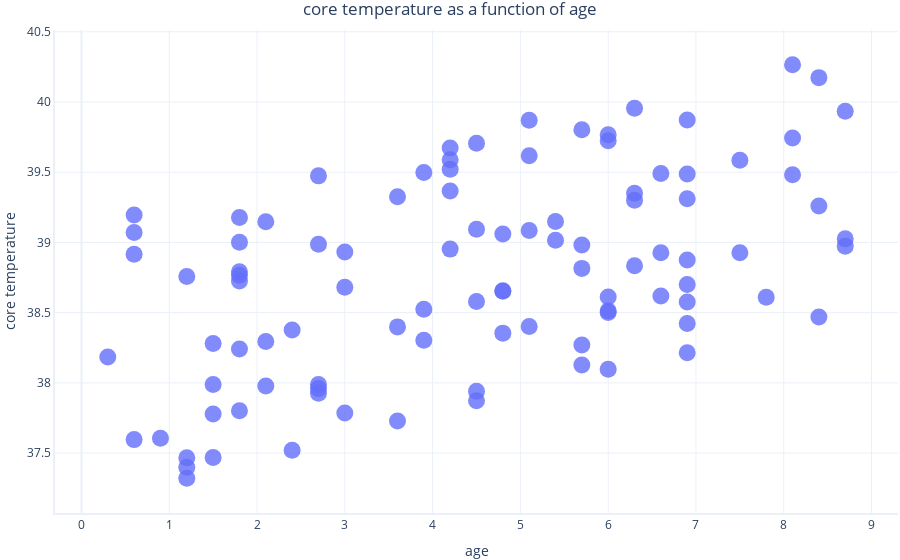

The notebook cell saved with this chart:
### Markdown cell above
Looking at our feature (`age`), we can see dogs were at or less than 9 years of age, and ages are evenly distributed. In other words, no particular age is substantially more common than any other.

Looking at our label (`core_temperature`), most dogs seem to have a slightly elevated core temperature (we would normally expect ~37.5 degrees celcius), which indicates they're unwell. A small number of dogs have a temperature above 40 degrees, which indicates they're quite unwell. 

Simply because the shape of these distributions is different, we can guess that the feature won't be able to predict the label extremely well. For example, if old age perfectly predicted who would have a high temperature, then the number of old dogs would exactly match the number of dogs with a high temperature.

The model might still end up being useful, though, so lets continue. 

The next step is to eyeball the relationship. Let's plot relation between the labels and features.

### Code cell
graphing.scatter_2D(dataset, label_x="age", label_y="core_temperature", title='core temperature as a function of age')

### Figure 1 — Plotly figure (JSON) as saved in the notebook; plotly's stock layout.template omitted (floating-point values rounded to 4 significant figures)
{"data": [{"hovertemplate": "age=%{x}<br>core temperature=%{y}<extra></extra>", "legendgroup": "", "marker": {"color": "#636efa", "size": 17, "symbol": "circle"}, "mode": "markers", "name": "", "orientation": "v", "showlegend": false, "type": "scatter", "x": [6.9, 5.4, 5.4, 4.8, 4.8, 7.8, 2.7, 5.7, 1.5, 1.8, 4.2, 4.5, 1.5, 5.1, 4.8, 5.1, 3.6, 4.2, 2.7, 8.7, 0.9, 6.3, 1.2, 2.7, 6, 6, 0.6, 3.9, 6, 5.7, 6.9, 5.1, 2.1, 3.6, 6.3, 2.4, 8.4, 7.5, 5.7, 5.7, 2.7, 4.2, 6.9, 3, 1.8, 2.4, 6.3, 0.6, 1.8, 4.8, 8.4, 8.1, 6.3, 8.7, 4.5, 4.5, 7.5, 1.2, 5.7, 0.6, 6.9, 8.1, 0.6, 1.2, 6.6, 8.1, 2.7, 3.9, 4.2, 6.9, 1.2, 3.9, 3.6, 0.3, 3, 8.7, 2.1, 6.6, 1.5, 5.1, 6, 2.1, 6, 4.2, 1.5, 1.8, 1.8, 6.9, 6.9, 4.5, 1.8, 8.4, 3, 4.5, 1.8, 6.6, 6.9, 6], "xaxis": "x", "y": [38.42, 39.02, 39.15, 39.06, 38.66, 38.61, 39.47, 38.82, 37.78, 39.18, 39.52, 38.58, 38.28, 38.4, 38.65, 39.62, 37.73, 39.37, 37.99, 39.93, 37.61, 38.83, 37.4, 38.99, 39.72, 38.1, 37.6, 39.5, 38.5, 38.27, 38.7, 39.08, 38.29, 38.4, 39.3, 38.38, 38.47, 39.59, 38.13, 39.8, 37.93, 39.67, 38.21, 38.93, 37.8, 37.52, 39.35, 38.92, 38.73, 38.35, 40.17, 39.48, 39.96, 39.03, 39.71, 37.87, 38.93, 38.76, 38.98, 39.07, 39.31, 40.26, 39.2, 37.47, 38.62, 39.74, 37.96, 38.52, 39.59, 39.49, 37.32, 38.3, 39.33, 38.18, 37.79, 38.97, 37.98, 38.93, 37.99, 39.87, 38.51, 39.15, 38.61, 38.95, 37.47, 38.24, 38.77, 39.87, 38.87, 39.09, 39.0, 39.26, 38.68, 37.94, 38.79, 39.49, 38.58, 39.77], "yaxis": "y"}], "layout": {"legend": {"tracegroupgap": 0}, "title": {"text": "core temperature as a function of age"}, "xaxis": {"anchor": "y", "domain": [0, 1], "title": {"text": "age"}}, "yaxis": {"anchor": "x", "domain": [0, 1], "title": {"text": "core temperature"}}}}
